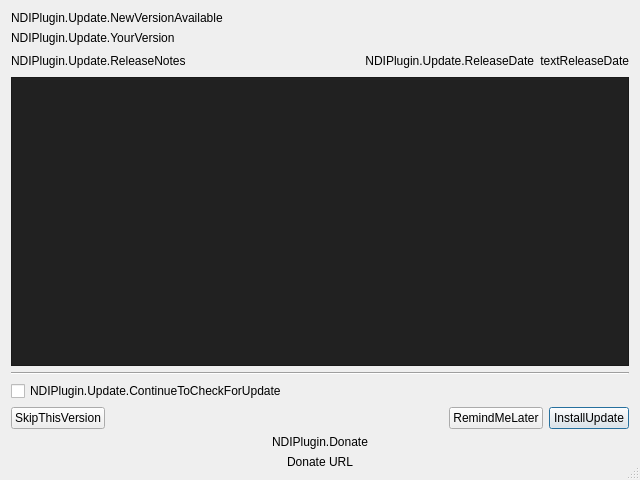
<?xml version="1.0" encoding="UTF-8"?>
<!--
obs-ndi
Copyright (C) 2016-2023 Stéphane Lepin <stephane.lepin@gmail.com>

This program is free software; you can redistribute it and/or modify
it under the terms of the GNU General Public License as published by
the Free Software Foundation; either version 2 of the License, or
(at your option) any later version.

This program is distributed in the hope that it will be useful,
but WITHOUT ANY WARRANTY; without even the implied warranty of
MERCHANTABILITY or FITNESS FOR A PARTICULAR PURPOSE.  See the
GNU General Public License for more details.

You should have received a copy of the GNU General Public License along
with this program. If not, see <https://www.gnu.org/licenses/>
-->
<ui version="4.0">
 <class>ObsNdiUpdate</class>
 <widget class="QDialog" name="ObsNdiUpdate">
  <property name="windowModality">
   <enum>Qt::NonModal</enum>
  </property>
  <property name="geometry">
   <rect>
    <x>0</x>
    <y>0</y>
    <width>640</width>
    <height>480</height>
   </rect>
  </property>
  <property name="minimumSize">
   <size>
    <width>640</width>
    <height>480</height>
   </size>
  </property>
  <property name="baseSize">
   <size>
    <width>640</width>
    <height>480</height>
   </size>
  </property>
  <property name="windowTitle">
   <string>Updater.Title</string>
  </property>
  <property name="sizeGripEnabled">
   <bool>true</bool>
  </property>
  <layout class="QVBoxLayout" name="verticalLayout">
   <item>
    <widget class="QLabel" name="labelVersionNew">
     <property name="text">
      <string>NDIPlugin.Update.NewVersionAvailable</string>
     </property>
     <property name="textFormat">
      <enum>Qt::RichText</enum>
     </property>
    </widget>
   </item>
   <item>
    <widget class="QLabel" name="labelVersionYours">
     <property name="text">
      <string>NDIPlugin.Update.YourVersion</string>
     </property>
     <property name="textFormat">
      <enum>Qt::RichText</enum>
     </property>
    </widget>
   </item>
   <item>
    <layout class="QHBoxLayout" name="horizontalLayoutReleaseNotesHeader">
     <item>
      <widget class="QLabel" name="labelReleaseNotes">
       <property name="text">
        <string>NDIPlugin.Update.ReleaseNotes</string>
       </property>
       <property name="textFormat">
        <enum>Qt::RichText</enum>
       </property>
      </widget>
     </item>
     <item>
      <spacer>
       <property name="orientation">
        <enum>Qt::Horizontal</enum>
       </property>
       <property name="sizeHint" stdset="0">
        <size>
         <width>40</width>
         <height>20</height>
        </size>
       </property>
      </spacer>
     </item>
     <item>
      <widget class="QLabel" name="labelReleaseDate">
       <property name="text">
        <string>NDIPlugin.Update.ReleaseDate</string>
       </property>
       <property name="alignment">
        <set>Qt::AlignRight|Qt::AlignTrailing|Qt::AlignVCenter</set>
       </property>
      </widget>
     </item>
     <item>
      <widget class="QLabel" name="textReleaseDate">
       <property name="text">
        <string>textReleaseDate</string>
       </property>
       <property name="alignment">
        <set>Qt::AlignRight|Qt::AlignTrailing|Qt::AlignVCenter</set>
       </property>
      </widget>
     </item>
    </layout>
   </item>
   <item>
    <widget class="QTextBrowser" name="textReleaseNotes">
     <property name="styleSheet">
      <string notr="true">background: #212121; padding: 8px;</string>
     </property>
     <property name="readOnly">
      <bool>true</bool>
     </property>
     <property name="markdown">
      <string/>
     </property>
     <property name="html">
      <string>&lt;!DOCTYPE HTML PUBLIC &quot;-//W3C//DTD HTML 4.0//EN&quot; &quot;http://www.w3.org/TR/REC-html40/strict.dtd&quot;&gt;
&lt;html&gt;&lt;head&gt;&lt;meta name=&quot;qrichtext&quot; content=&quot;1&quot; /&gt;&lt;meta charset=&quot;utf-8&quot; /&gt;&lt;style type=&quot;text/css&quot;&gt;
p, li { white-space: pre-wrap; }
hr { height: 1px; border-width: 0; }
li.unchecked::marker { content: &quot;\2610&quot;; }
li.checked::marker { content: &quot;\2612&quot;; }
&lt;/style&gt;&lt;/head&gt;&lt;body style=&quot; font-family:'.AppleSystemUIFont'; font-size:13pt; font-weight:400; font-style:normal;&quot;&gt;
&lt;p style=&quot;-qt-paragraph-type:empty; margin-top:0px; margin-bottom:0px; margin-left:0px; margin-right:0px; -qt-block-indent:0; text-indent:0px;&quot;&gt;&lt;br /&gt;&lt;/p&gt;&lt;/body&gt;&lt;/html&gt;</string>
     </property>
     <property name="openExternalLinks">
      <bool>true</bool>
     </property>
    </widget>
   </item>
   <item>
    <widget class="Line" name="line">
     <property name="orientation">
      <enum>Qt::Horizontal</enum>
     </property>
    </widget>
   </item>
   <item>
    <widget class="QCheckBox" name="checkBoxAutoCheckForUpdates">
     <property name="text">
      <string>NDIPlugin.Update.ContinueToCheckForUpdate</string>
     </property>
    </widget>
   </item>
   <item>
    <layout class="QHBoxLayout" name="horizontalLayoutButtonBox">
     <item>
      <widget class="QPushButton" name="buttonSkipThisVersion">
       <property name="text">
        <string>SkipThisVersion</string>
       </property>
      </widget>
     </item>
     <item>
      <spacer>
       <property name="orientation">
        <enum>Qt::Horizontal</enum>
       </property>
       <property name="sizeHint" stdset="0">
        <size>
         <width>40</width>
         <height>20</height>
        </size>
       </property>
      </spacer>
     </item>
     <item>
      <widget class="QPushButton" name="buttonRemindMeLater">
       <property name="text">
        <string>RemindMeLater</string>
       </property>
      </widget>
     </item>
     <item>
      <widget class="QPushButton" name="buttonInstallUpdate">
       <property name="text">
        <string>InstallUpdate</string>
       </property>
       <property name="default">
        <bool>true</bool>
       </property>
      </widget>
     </item>
    </layout>
   </item>
   <item>
    <layout class="QVBoxLayout" name="horizontalLayoutDonate">
     <item>
      <widget class="QLabel" name="labelDonate">
       <property name="text">
        <string>NDIPlugin.Donate</string>
       </property>
       <property name="alignment">
        <set>Qt::AlignCenter</set>
       </property>
      </widget>
     </item>
     <item>
      <widget class="QLabel" name="labelDonateUrl">
       <property name="text">
        <string>Donate URL</string>
       </property>
       <property name="alignment">
        <set>Qt::AlignCenter</set>
       </property>
       <property name="openExternalLinks">
        <bool>true</bool>
       </property>
       <property name="textInteractionFlags">
        <set>Qt::LinksAccessibleByKeyboard|Qt::LinksAccessibleByMouse</set>
       </property>
      </widget>
     </item>
    </layout>
   </item>
  </layout>
 </widget>
 <resources/>
 <connections/>
</ui>
